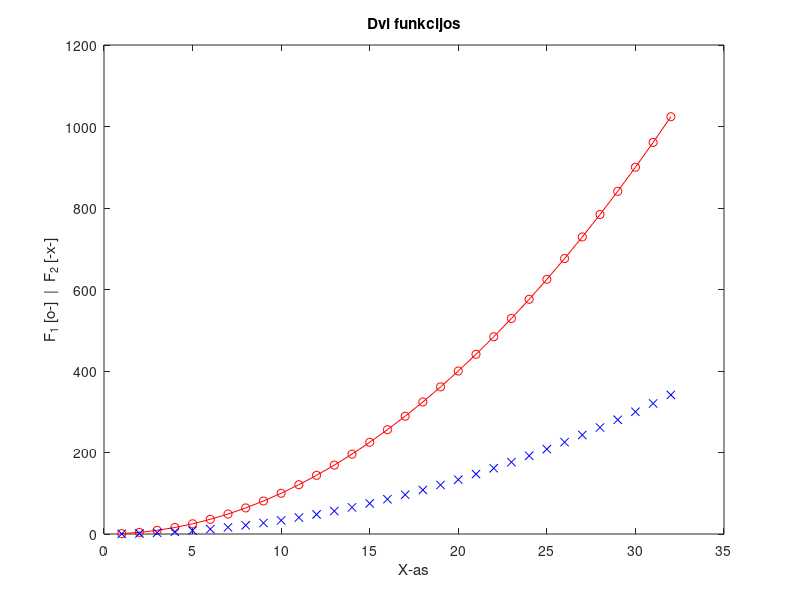

This chart was generated by the following MATLAB code:
%% Laboratory Work 1 - Familiarity with MATLAB and GitHub
% Name: Hasmitha
% Surname: Hariharan Sargunam
% Group: EDIFU-25/1
% Date: 22.08.2026

clc;
clear;
close all;

%% Basic MATLAB Calculations
a = 5;
b = 3;

sum_result = a + b;
difference = a - b;
product = a * b;
division = a / b;

disp('Basic calculations:')
disp(sum_result)
disp(difference)
disp(product)
disp(division)

%% Section 1: Code from Figure 1
x = 1:32;
y = x.^2;

figure;
plot(x, y, 'o-r', x, y/3, 'xb')
title('Dvi funkcijos')
xlabel('X-as')
ylabel('F_1 [o-]  |  F_2 [-x-]')

%% Section 2: Complementary Tasks
% 1. Define variable N (last digit of student ID = 3)
N = 3; 

% 2. Vector starting at N+1 (4), ending at N+4 (7), step size 0.5
v = (N + 1) : 0.5 : (N + 4); % Result: [4, 4.5, 5, 5.5, 6, 6.5, 7]

% 3. 3x3 matrix A starting at N (3), incrementing by 1 row by row
A = [N,   N+1, N+2; 
     N+3, N+4, N+5; 
     N+6, N+7, N+8];

% 4. Matrix element selections based on diagrams:
% a) Bottom row, middle element (3rd row, 2nd column)
elem_a = A(3, 2);

% b) Bottom-left 2x2 submatrix (rows 2 to 3, columns 1 to 2)
elem_b = A(2:3, 1:2);

% c) Four corner elements
elem_c = A([1, 3], [1, 3]);

% 5. Concatenate matrix A with vector v
% Selecting 3 elements from v to match the 3 rows of matrix A as a new column
v_col = v(1:3)'; 
A_concatenated = [A, v_col];

disp('Matrix A:')
disp(A)
disp('Concatenated Matrix:')
disp(A_concatenated)
